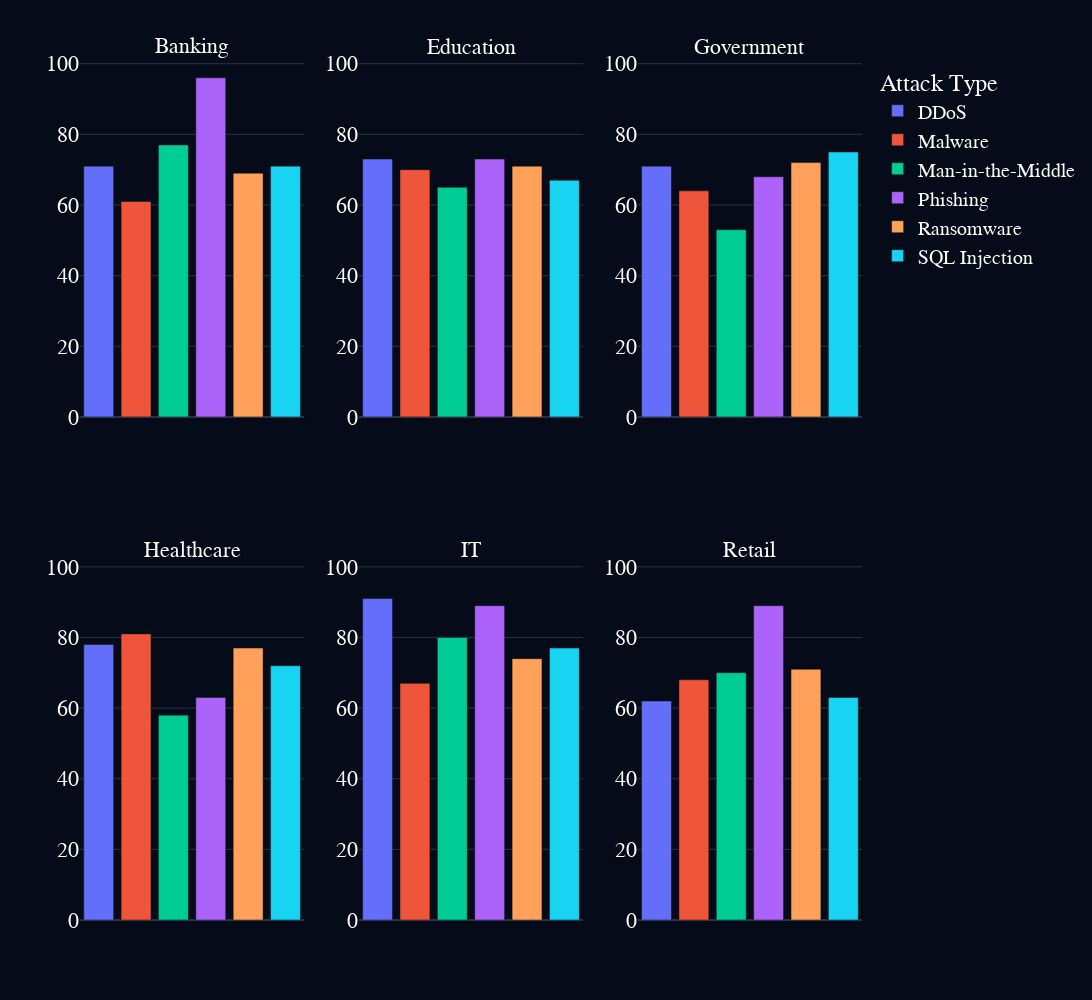

Write notebook code for a chart like this one.
### Markdown cell above
### Distribuzione degli Attacchi per Settore e Tipologia

Questo grafico mostra **come si distribuiscono i diversi tipi di attacchi informatici all’interno di ciascun settore economico**. Ogni subplot rappresenta un **settore bersaglio**. All’interno di ogni riquadro, le barre indicano **quanti attacchi sono stati registrati** per ciascuna tipologia (es. *Ransomware, Data Breach, Phishing*, ecc.).

### Code cell
import plotly.express as px
# rimozione del settore "Telecommunications"
df = df[df['Target Industry'] != 'Telecommunications']
# raggruppamento per settore e attacco
grouped = (
    df.groupby(['Target Industry', 'Attack Type'])
    .size()
    .reset_index(name='Count')
)
# grafico a barre
fig = px.bar(
    grouped,
    x="Attack Type",
    y="Count",
    color="Attack Type",
    facet_col="Target Industry",
    facet_col_wrap=3,
    facet_col_spacing=0.07,
    facet_row_spacing=0.17,
    title="",
    template="plotly_dark"
)
fig.update_layout(
    paper_bgcolor='#050b18',
    plot_bgcolor='#050b18',
    height=1000,
    width=1800,
    font=dict(family='Segoe UI', color='white', size=22),
    legend=dict(
        font=dict(family='Segoe UI', size=20, color='white')
    )
)

# aggiornamento dei titoli dei facet 
fig.for_each_annotation(lambda a: a.update(
    text=a.text.split("=")[-1],
    font=dict(family='Segoe UI', size=22, color='white')
))
# rimpzione titoli e tick delle assi X e Y
fig.update_xaxes(
    showticklabels=False,
    title=None
)
fig.update_yaxes(
    showticklabels=True,  
    title=None
)
fig.show()

### Figure 1 — Plotly figure (JSON) as saved in the notebook; plotly's stock layout.template omitted (floating-point values rounded to 4 significant figures)
{"data": [{"hovertemplate": "Attack Type=%{x}<br>Target Industry=Banking<br>Count=%{y}<extra></extra>", "legendgroup": "DDoS", "marker": {"color": "#636efa", "pattern": {"shape": ""}}, "name": "DDoS", "orientation": "v", "showlegend": true, "textposition": "auto", "type": "bar", "x": ["DDoS"], "xaxis": "x4", "y": [71], "yaxis": "y4"}, {"hovertemplate": "Attack Type=%{x}<br>Target Industry=Education<br>Count=%{y}<extra></extra>", "legendgroup": "DDoS", "marker": {"color": "#636efa", "pattern": {"shape": ""}}, "name": "DDoS", "orientation": "v", "showlegend": false, "textposition": "auto", "type": "bar", "x": ["DDoS"], "xaxis": "x5", "y": [73], "yaxis": "y5"}, {"hovertemplate": "Attack Type=%{x}<br>Target Industry=Government<br>Count=%{y}<extra></extra>", "legendgroup": "DDoS", "marker": {"color": "#636efa", "pattern": {"shape": ""}}, "name": "DDoS", "orientation": "v", "showlegend": false, "textposition": "auto", "type": "bar", "x": ["DDoS"], "xaxis": "x6", "y": [71], "yaxis": "y6"}, {"hovertemplate": "Attack Type=%{x}<br>Target Industry=Healthcare<br>Count=%{y}<extra></extra>", "legendgroup": "DDoS", "marker": {"color": "#636efa", "pattern": {"shape": ""}}, "name": "DDoS", "orientation": "v", "showlegend": false, "textposition": "auto", "type": "bar", "x": ["DDoS"], "xaxis": "x", "y": [78], "yaxis": "y"}, {"hovertemplate": "Attack Type=%{x}<br>Target Industry=IT<br>Count=%{y}<extra></extra>", "legendgroup": "DDoS", "marker": {"color": "#636efa", "pattern": {"shape": ""}}, "name": "DDoS", "orientation": "v", "showlegend": false, "textposition": "auto", "type": "bar", "x": ["DDoS"], "xaxis": "x2", "y": [91], "yaxis": "y2"}, {"hovertemplate": "Attack Type=%{x}<br>Target Industry=Retail<br>Count=%{y}<extra></extra>", "legendgroup": "DDoS", "marker": {"color": "#636efa", "pattern": {"shape": ""}}, "name": "DDoS", "orientation": "v", "showlegend": false, "textposition": "auto", "type": "bar", "x": ["DDoS"], "xaxis": "x3", "y": [62], "yaxis": "y3"}, {"hovertemplate": "Attack Type=%{x}<br>Target Industry=Banking<br>Count=%{y}<extra></extra>", "legendgroup": "Malware", "marker": {"color": "#EF553B", "pattern": {"shape": ""}}, "name": "Malware", "orientation": "v", "showlegend": true, "textposition": "auto", "type": "bar", "x": ["Malware"], "xaxis": "x4", "y": [61], "yaxis": "y4"}, {"hovertemplate": "Attack Type=%{x}<br>Target Industry=Education<br>Count=%{y}<extra></extra>", "legendgroup": "Malware", "marker": {"color": "#EF553B", "pattern": {"shape": ""}}, "name": "Malware", "orientation": "v", "showlegend": false, "textposition": "auto", "type": "bar", "x": ["Malware"], "xaxis": "x5", "y": [70], "yaxis": "y5"}, {"hovertemplate": "Attack Type=%{x}<br>Target Industry=Government<br>Count=%{y}<extra></extra>", "legendgroup": "Malware", "marker": {"color": "#EF553B", "pattern": {"shape": ""}}, "name": "Malware", "orientation": "v", "showlegend": false, "textposition": "auto", "type": "bar", "x": ["Malware"], "xaxis": "x6", "y": [64], "yaxis": "y6"}, {"hovertemplate": "Attack Type=%{x}<br>Target Industry=Healthcare<br>Count=%{y}<extra></extra>", "legendgroup": "Malware", "marker": {"color": "#EF553B", "pattern": {"shape": ""}}, "name": "Malware", "orientation": "v", "showlegend": false, "textposition": "auto", "type": "bar", "x": ["Malware"], "xaxis": "x", "y": [81], "yaxis": "y"}, {"hovertemplate": "Attack Type=%{x}<br>Target Industry=IT<br>Count=%{y}<extra></extra>", "legendgroup": "Malware", "marker": {"color": "#EF553B", "pattern": {"shape": ""}}, "name": "Malware", "orientation": "v", "showlegend": false, "textposition": "auto", "type": "bar", "x": ["Malware"], "xaxis": "x2", "y": [67], "yaxis": "y2"}, {"hovertemplate": "Attack Type=%{x}<br>Target Industry=Retail<br>Count=%{y}<extra></extra>", "legendgroup": "Malware", "marker": {"color": "#EF553B", "pattern": {"shape": ""}}, "name": "Malware", "orientation": "v", "showlegend": false, "textposition": "auto", "type": "bar", "x": ["Malware"], "xaxis": "x3", "y": [68], "yaxis": "y3"}, {"hovertemplate": "Attack Type=%{x}<br>Target Industry=Banking<br>Count=%{y}<extra></extra>", "legendgroup": "Man-in-the-Middle", "marker": {"color": "#00cc96", "pattern": {"shape": ""}}, "name": "Man-in-the-Middle", "orientation": "v", "showlegend": true, "textposition": "auto", "type": "bar", "x": ["Man-in-the-Middle"], "xaxis": "x4", "y": [77], "yaxis": "y4"}, {"hovertemplate": "Attack Type=%{x}<br>Target Industry=Education<br>Count=%{y}<extra></extra>", "legendgroup": "Man-in-the-Middle", "marker": {"color": "#00cc96", "pattern": {"shape": ""}}, "name": "Man-in-the-Middle", "orientation": "v", "showlegend": false, "textposition": "auto", "type": "bar", "x": ["Man-in-the-Middle"], "xaxis": "x5", "y": [65], "yaxis": "y5"}, {"hovertemplate": "Attack Type=%{x}<br>Target Industry=Government<br>Count=%{y}<extra></extra>", "legendgroup": "Man-in-the-Middle", "marker": {"color": "#00cc96", "pattern": {"shape": ""}}, "name": "Man-in-the-Middle", "orientation": "v", "showlegend": false, "textposition": "auto", "type": "bar", "x": ["Man-in-the-Middle"], "xaxis": "x6", "y": [53], "yaxis": "y6"}, {"hovertemplate": "Attack Type=%{x}<br>Target Industry=Healthcare<br>Count=%{y}<extra></extra>", "legendgroup": "Man-in-the-Middle", "marker": {"color": "#00cc96", "pattern": {"shape": ""}}, "name": "Man-in-the-Middle", "orientation": "v", "showlegend": false, "textposition": "auto", "type": "bar", "x": ["Man-in-the-Middle"], "xaxis": "x", "y": [58], "yaxis": "y"}, {"hovertemplate": "Attack Type=%{x}<br>Target Industry=IT<br>Count=%{y}<extra></extra>", "legendgroup": "Man-in-the-Middle", "marker": {"color": "#00cc96", "pattern": {"shape": ""}}, "name": "Man-in-the-Middle", "orientation": "v", "showlegend": false, "textposition": "auto", "type": "bar", "x": ["Man-in-the-Middle"], "xaxis": "x2", "y": [80], "yaxis": "y2"}, {"hovertemplate": "Attack Type=%{x}<br>Target Industry=Retail<br>Count=%{y}<extra></extra>", "legendgroup": "Man-in-the-Middle", "marker": {"color": "#00cc96", "pattern": {"shape": ""}}, "name": "Man-in-the-Middle", "orientation": "v", "showlegend": false, "textposition": "auto", "type": "bar", "x": ["Man-in-the-Middle"], "xaxis": "x3", "y": [70], "yaxis": "y3"}, {"hovertemplate": "Attack Type=%{x}<br>Target Industry=Banking<br>Count=%{y}<extra></extra>", "legendgroup": "Phishing", "marker": {"color": "#ab63fa", "pattern": {"shape": ""}}, "name": "Phishing", "orientation": "v", "showlegend": true, "textposition": "auto", "type": "bar", "x": ["Phishing"], "xaxis": "x4", "y": [96], "yaxis": "y4"}, {"hovertemplate": "Attack Type=%{x}<br>Target Industry=Education<br>Count=%{y}<extra></extra>", "legendgroup": "Phishing", "marker": {"color": "#ab63fa", "pattern": {"shape": ""}}, "name": "Phishing", "orientation": "v", "showlegend": false, "textposition": "auto", "type": "bar", "x": ["Phishing"], "xaxis": "x5", "y": [73], "yaxis": "y5"}, {"hovertemplate": "Attack Type=%{x}<br>Target Industry=Government<br>Count=%{y}<extra></extra>", "legendgroup": "Phishing", "marker": {"color": "#ab63fa", "pattern": {"shape": ""}}, "name": "Phishing", "orientation": "v", "showlegend": false, "textposition": "auto", "type": "bar", "x": ["Phishing"], "xaxis": "x6", "y": [68], "yaxis": "y6"}, {"hovertemplate": "Attack Type=%{x}<br>Target Industry=Healthcare<br>Count=%{y}<extra></extra>", "legendgroup": "Phishing", "marker": {"color": "#ab63fa", "pattern": {"shape": ""}}, "name": "Phishing", "orientation": "v", "showlegend": false, "textposition": "auto", "type": "bar", "x": ["Phishing"], "xaxis": "x", "y": [63], "yaxis": "y"}, {"hovertemplate": "Attack Type=%{x}<br>Target Industry=IT<br>Count=%{y}<extra></extra>", "legendgroup": "Phishing", "marker": {"color": "#ab63fa", "pattern": {"shape": ""}}, "name": "Phishing", "orientation": "v", "showlegend": false, "textposition": "auto", "type": "bar", "x": ["Phishing"], "xaxis": "x2", "y": [89], "yaxis": "y2"}, {"hovertemplate": "Attack Type=%{x}<br>Target Industry=Retail<br>Count=%{y}<extra></extra>", "legendgroup": "Phishing", "marker": {"color": "#ab63fa", "pattern": {"shape": ""}}, "name": "Phishing", "orientation": "v", "showlegend": false, "textposition": "auto", "type": "bar", "x": ["Phishing"], "xaxis": "x3", "y": [89], "yaxis": "y3"}, {"hovertemplate": "Attack Type=%{x}<br>Target Industry=Banking<br>Count=%{y}<extra></extra>", "legendgroup": "Ransomware", "marker": {"color": "#FFA15A", "pattern": {"shape": ""}}, "name": "Ransomware", "orientation": "v", "showlegend": true, "textposition": "auto", "type": "bar", "x": ["Ransomware"], "xaxis": "x4", "y": [69], "yaxis": "y4"}, {"hovertemplate": "Attack Type=%{x}<br>Target Industry=Education<br>Count=%{y}<extra></extra>", "legendgroup": "Ransomware", "marker": {"color": "#FFA15A", "pattern": {"shape": ""}}, "name": "Ransomware", "orientation": "v", "showlegend": false, "textposition": "auto", "type": "bar", "x": ["Ransomware"], "xaxis": "x5", "y": [71], "yaxis": "y5"}, {"hovertemplate": "Attack Type=%{x}<br>Target Industry=Government<br>Count=%{y}<extra></extra>", "legendgroup": "Ransomware", "marker": {"color": "#FFA15A", "pattern": {"shape": ""}}, "name": "Ransomware", "orientation": "v", "showlegend": false, "textposition": "auto", "type": "bar", "x": ["Ransomware"], "xaxis": "x6", "y": [72], "yaxis": "y6"}, {"hovertemplate": "Attack Type=%{x}<br>Target Industry=Healthcare<br>Count=%{y}<extra></extra>", "legendgroup": "Ransomware", "marker": {"color": "#FFA15A", "pattern": {"shape": ""}}, "name": "Ransomware", "orientation": "v", "showlegend": false, "textposition": "auto", "type": "bar", "x": ["Ransomware"], "xaxis": "x", "y": [77], "yaxis": "y"}, {"hovertemplate": "Attack Type=%{x}<br>Target Industry=IT<br>Count=%{y}<extra></extra>", "legendgroup": "Ransomware", "marker": {"color": "#FFA15A", "pattern": {"shape": ""}}, "name": "Ransomware", "orientation": "v", "showlegend": false, "textposition": "auto", "type": "bar", "x": ["Ransomware"], "xaxis": "x2", "y": [74], "yaxis": "y2"}, {"hovertemplate": "Attack Type=%{x}<br>Target Industry=Retail<br>Count=%{y}<extra></extra>", "legendgroup": "Ransomware", "marker": {"color": "#FFA15A", "pattern": {"shape": ""}}, "name": "Ransomware", "orientation": "v", "showlegend": false, "textposition": "auto", "type": "bar", "x": ["Ransomware"], "xaxis": "x3", "y": [71], "yaxis": "y3"}, {"hovertemplate": "Attack Type=%{x}<br>Target Industry=Banking<br>Count=%{y}<extra></extra>", "legendgroup": "SQL Injection", "marker": {"color": "#19d3f3", "pattern": {"shape": ""}}, "name": "SQL Injection", "orientation": "v", "showlegend": true, "textposition": "auto", "type": "bar", "x": ["SQL Injection"], "xaxis": "x4", "y": [71], "yaxis": "y4"}, {"hovertemplate": "Attack Type=%{x}<br>Target Industry=Education<br>Count=%{y}<extra></extra>", "legendgroup": "SQL Injection", "marker": {"color": "#19d3f3", "pattern": {"shape": ""}}, "name": "SQL Injection", "orientation": "v", "showlegend": false, "textposition": "auto", "type": "bar", "x": ["SQL Injection"], "xaxis": "x5", "y": [67], "yaxis": "y5"}, {"hovertemplate": "Attack Type=%{x}<br>Target Industry=Government<br>Count=%{y}<extra></extra>", "legendgroup": "SQL Injection", "marker": {"color": "#19d3f3", "pattern": {"shape": ""}}, "name": "SQL Injection", "orientation": "v", "showlegend": false, "textposition": "auto", "type": "bar", "x": ["SQL Injection"], "xaxis": "x6", "y": [75], "yaxis": "y6"}, {"hovertemplate": "Attack Type=%{x}<br>Target Industry=Healthcare<br>Count=%{y}<extra></extra>", "legendgroup": "SQL Injection", "marker": {"color": "#19d3f3", "pattern": {"shape": ""}}, "name": "SQL Injection", "orientation": "v", "showlegend": false, "textposition": "auto", "type": "bar", "x": ["SQL Injection"], "xaxis": "x", "y": [72], "yaxis": "y"}, {"hovertemplate": "Attack Type=%{x}<br>Target Industry=IT<br>Count=%{y}<extra></extra>", "legendgroup": "SQL Injection", "marker": {"color": "#19d3f3", "pattern": {"shape": ""}}, "name": "SQL Injection", "orientation": "v", "showlegend": false, "textposition": "auto", "type": "bar", "x": ["SQL Injection"], "xaxis": "x2", "y": [77], "yaxis": "y2"}, {"hovertemplate": "Attack Type=%{x}<br>Target Industry=Retail<br>Count=%{y}<extra></extra>", "legendgroup": "SQL Injection", "marker": {"color": "#19d3f3", "pattern": {"shape": ""}}, "name": "SQL Injection", "orientation": "v", "showlegend": false, "textposition": "auto", "type": "bar", "x": ["SQL Injection"], "xaxis": "x3", "y": [63], "yaxis": "y3"}], "layout": {"annotations": [{"font": {"color": "white", "family": "Segoe UI", "size": 22}, "showarrow": false, "text": "Healthcare", "x": 0.1433, "xanchor": "center", "xref": "paper", "y": 0.415, "yanchor": "bottom", "yref": "paper"}, {"font": {"color": "white", "family": "Segoe UI", "size": 22}, "showarrow": false, "text": "IT", "x": 0.5, "xanchor": "center", "xref": "paper", "y": 0.415, "yanchor": "bottom", "yref": "paper"}, {"font": {"color": "white", "family": "Segoe UI", "size": 22}, "showarrow": false, "text": "Retail", "x": 0.8567, "xanchor": "center", "xref": "paper", "y": 0.415, "yanchor": "bottom", "yref": "paper"}, {"font": {"color": "white", "family": "Segoe UI", "size": 22}, "showarrow": false, "text": "Banking", "x": 0.1433, "xanchor": "center", "xref": "paper", "y": 1, "yanchor": "bottom", "yref": "paper"}, {"font": {"color": "white", "family": "Segoe UI", "size": 22}, "showarrow": false, "text": "Education", "x": 0.5, "xanchor": "center", "xref": "paper", "y": 1, "yanchor": "bottom", "yref": "paper"}, {"font": {"color": "white", "family": "Segoe UI", "size": 22}, "showarrow": false, "text": "Government", "x": 0.8567, "xanchor": "center", "xref": "paper", "y": 1, "yanchor": "bottom", "yref": "paper"}], "barmode": "relative", "font": {"color": "white", "family": "Segoe UI", "size": 22}, "height": 1000, "legend": {"font": {"color": "white", "family": "Segoe UI", "size": 20}, "title": {"text": "Attack Type"}, "tracegroupgap": 0}, "margin": {"t": 60}, "paper_bgcolor": "#050b18", "plot_bgcolor": "#050b18", "width": 1800, "xaxis": {"anchor": "y", "categoryarray": ["DDoS", "Malware", "Man-in-the-Middle", "Phishing", "Ransomware", "SQL Injection"], "categoryorder": "array", "domain": [0, 0.2867], "showticklabels": false, "title": {}}, "xaxis2": {"anchor": "y2", "categoryarray": ["DDoS", "Malware", "Man-in-the-Middle", "Phishing", "Ransomware", "SQL Injection"], "categoryorder": "array", "domain": [0.3567, 0.6433], "matches": "x", "showticklabels": false, "title": {}}, "xaxis3": {"anchor": "y3", "categoryarray": ["DDoS", "Malware", "Man-in-the-Middle", "Phishing", "Ransomware", "SQL Injection"], "categoryorder": "array", "domain": [0.7133, 1.0], "matches": "x", "showticklabels": false, "title": {}}, "xaxis4": {"anchor": "y4", "domain": [0, 0.2867], "matches": "x", "showticklabels": false, "title": {}}, "xaxis5": {"anchor": "y5", "domain": [0.3567, 0.6433], "matches": "x", "showticklabels": false, "title": {}}, "xaxis6": {"anchor": "y6", "domain": [0.7133, 1.0], "matches": "x", "showticklabels": false, "title": {}}, "yaxis": {"anchor": "x", "domain": [0, 0.415], "showticklabels": true, "title": {}}, "yaxis2": {"anchor": "x2", "domain": [0, 0.415], "matches": "y", "showticklabels": true, "title": {}}, "yaxis3": {"anchor": "x3", "domain": [0, 0.415], "matches": "y", "showticklabels": true, "title": {}}, "yaxis4": {"anchor": "x4", "domain": [0.585, 1], "matches": "y", "showticklabels": true, "title": {}}, "yaxis5": {"anchor": "x5", "domain": [0.585, 1], "matches": "y", "showticklabels": true, "title": {}}, "yaxis6": {"anchor": "x6", "domain": [0.585, 1], "matches": "y", "showticklabels": true, "title": {}}}}
